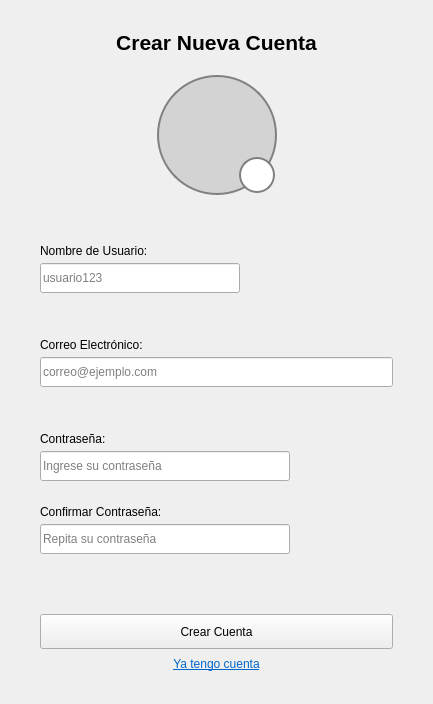
<?xml version="1.0" encoding="UTF-8"?>
<ui version="4.0">
 <class>Login</class>
 <widget class="QWidget" name="Login">
  <property name="geometry">
   <rect>
    <x>0</x>
    <y>0</y>
    <width>433</width>
    <height>704</height>
   </rect>
  </property>
  <property name="windowTitle">
   <string>Crear Cuenta</string>
  </property>
  <layout class="QVBoxLayout" name="verticalLayout">
   <property name="spacing">
    <number>5</number>
   </property>
   <property name="leftMargin">
    <number>40</number>
   </property>
   <property name="topMargin">
    <number>30</number>
   </property>
   <property name="rightMargin">
    <number>40</number>
   </property>
   <property name="bottomMargin">
    <number>30</number>
   </property>
   <item>
    <widget class="QLabel" name="lblTitulo">
     <property name="font">
      <font>
       <pointsize>16</pointsize>
       <bold>true</bold>
      </font>
     </property>
     <property name="text">
      <string>Crear Nueva Cuenta</string>
     </property>
     <property name="alignment">
      <set>Qt::AlignmentFlag::AlignCenter</set>
     </property>
    </widget>
   </item>
   <item>
    <spacer name="verticalSpacer_1">
     <property name="orientation">
      <enum>Qt::Orientation::Vertical</enum>
     </property>
     <property name="sizeHint" stdset="0">
      <size>
       <width>20</width>
       <height>15</height>
      </size>
     </property>
    </spacer>
   </item>
   <item>
    <layout class="QHBoxLayout" name="horizontalLayout">
     <item>
      <spacer name="horizontalSpacer_left_2">
       <property name="orientation">
        <enum>Qt::Orientation::Horizontal</enum>
       </property>
       <property name="sizeHint" stdset="0">
        <size>
         <width>40</width>
         <height>20</height>
        </size>
       </property>
      </spacer>
     </item>
     <item>
      <widget class="QWidget" name="avatarContainer" native="true">
       <property name="minimumSize">
        <size>
         <width>120</width>
         <height>120</height>
        </size>
       </property>
       <property name="maximumSize">
        <size>
         <width>120</width>
         <height>120</height>
        </size>
       </property>
       <widget class="QLabel" name="lblAvatar">
        <property name="geometry">
         <rect>
          <x>0</x>
          <y>0</y>
          <width>120</width>
          <height>120</height>
         </rect>
        </property>
        <property name="styleSheet">
         <string notr="true">border: 2px solid gray; border-radius: 60px; background-color: lightgray;</string>
        </property>
        <property name="text">
         <string/>
        </property>
        <property name="pixmap">
         <pixmap resource="Assets.qrc">:/assets/icons/avatar-default.svg</pixmap>
        </property>
        <property name="scaledContents">
         <bool>true</bool>
        </property>
        <property name="alignment">
         <set>Qt::AlignmentFlag::AlignCenter</set>
        </property>
       </widget>
       <widget class="QPushButton" name="btnSeleccionarAvatar">
        <property name="geometry">
         <rect>
          <x>82</x>
          <y>82</y>
          <width>36</width>
          <height>36</height>
         </rect>
        </property>
        <property name="styleSheet">
         <string notr="true">border: 2px solid gray; border-radius: 18px; background-color: white;</string>
        </property>
        <property name="text">
         <string/>
        </property>
        <property name="icon">
         <iconset resource="Assets.qrc">
          <normaloff>:/assets/icons/pencil.svg</normaloff>:/assets/icons/pencil.svg</iconset>
        </property>
        <property name="iconSize">
         <size>
          <width>20</width>
          <height>20</height>
         </size>
        </property>
       </widget>
      </widget>
     </item>
     <item>
      <spacer name="horizontalSpacer_left">
       <property name="orientation">
        <enum>Qt::Orientation::Horizontal</enum>
       </property>
       <property name="sizeHint" stdset="0">
        <size>
         <width>40</width>
         <height>20</height>
        </size>
       </property>
      </spacer>
     </item>
    </layout>
   </item>
   <item>
    <spacer name="verticalSpacer_2">
     <property name="orientation">
      <enum>Qt::Orientation::Vertical</enum>
     </property>
     <property name="sizeHint" stdset="0">
      <size>
       <width>20</width>
       <height>5</height>
      </size>
     </property>
    </spacer>
   </item>
   <item>
    <spacer name="verticalSpacer_7">
     <property name="orientation">
      <enum>Qt::Orientation::Vertical</enum>
     </property>
     <property name="sizeHint" stdset="0">
      <size>
       <width>20</width>
       <height>40</height>
      </size>
     </property>
    </spacer>
   </item>
   <item>
    <widget class="QLabel" name="lblNickname">
     <property name="text">
      <string>Nombre de Usuario:</string>
     </property>
    </widget>
   </item>
   <item>
    <widget class="QLineEdit" name="txtNickname">
     <property name="sizePolicy">
      <sizepolicy hsizetype="Fixed" vsizetype="Fixed">
       <horstretch>0</horstretch>
       <verstretch>0</verstretch>
      </sizepolicy>
     </property>
     <property name="minimumSize">
      <size>
       <width>200</width>
       <height>30</height>
      </size>
     </property>
     <property name="placeholderText">
      <string>usuario123</string>
     </property>
    </widget>
   </item>
   <item>
    <spacer name="verticalSpacer">
     <property name="orientation">
      <enum>Qt::Orientation::Vertical</enum>
     </property>
     <property name="sizeHint" stdset="0">
      <size>
       <width>20</width>
       <height>40</height>
      </size>
     </property>
    </spacer>
   </item>
   <item>
    <widget class="QLabel" name="lblCorreo">
     <property name="text">
      <string>Correo Electrónico:</string>
     </property>
    </widget>
   </item>
   <item>
    <widget class="QLineEdit" name="txtCorreo">
     <property name="minimumSize">
      <size>
       <width>0</width>
       <height>30</height>
      </size>
     </property>
     <property name="placeholderText">
      <string>correo@ejemplo.com</string>
     </property>
    </widget>
   </item>
   <item>
    <spacer name="verticalSpacer_4">
     <property name="orientation">
      <enum>Qt::Orientation::Vertical</enum>
     </property>
     <property name="sizeHint" stdset="0">
      <size>
       <width>20</width>
       <height>40</height>
      </size>
     </property>
    </spacer>
   </item>
   <item>
    <widget class="QLabel" name="lblContrasena">
     <property name="text">
      <string>Contraseña:</string>
     </property>
    </widget>
   </item>
   <item>
    <widget class="QLineEdit" name="txtContrasena">
     <property name="sizePolicy">
      <sizepolicy hsizetype="Fixed" vsizetype="Fixed">
       <horstretch>0</horstretch>
       <verstretch>0</verstretch>
      </sizepolicy>
     </property>
     <property name="minimumSize">
      <size>
       <width>250</width>
       <height>30</height>
      </size>
     </property>
     <property name="echoMode">
      <enum>QLineEdit::EchoMode::Password</enum>
     </property>
     <property name="placeholderText">
      <string>Ingrese su contraseña</string>
     </property>
    </widget>
   </item>
   <item>
    <spacer name="verticalSpacer_5">
     <property name="orientation">
      <enum>Qt::Orientation::Vertical</enum>
     </property>
     <property name="sizeHint" stdset="0">
      <size>
       <width>20</width>
       <height>20</height>
      </size>
     </property>
    </spacer>
   </item>
   <item>
    <widget class="QLabel" name="lblConfirmarContrasena">
     <property name="text">
      <string>Confirmar Contraseña:</string>
     </property>
    </widget>
   </item>
   <item>
    <widget class="QLineEdit" name="txtConfirmarContrasena">
     <property name="sizePolicy">
      <sizepolicy hsizetype="Fixed" vsizetype="Fixed">
       <horstretch>0</horstretch>
       <verstretch>0</verstretch>
      </sizepolicy>
     </property>
     <property name="minimumSize">
      <size>
       <width>250</width>
       <height>30</height>
      </size>
     </property>
     <property name="echoMode">
      <enum>QLineEdit::EchoMode::Password</enum>
     </property>
     <property name="placeholderText">
      <string>Repita su contraseña</string>
     </property>
    </widget>
   </item>
   <item>
    <spacer name="verticalSpacer_6">
     <property name="orientation">
      <enum>Qt::Orientation::Vertical</enum>
     </property>
     <property name="sizeHint" stdset="0">
      <size>
       <width>20</width>
       <height>40</height>
      </size>
     </property>
    </spacer>
   </item>
   <item>
    <spacer name="verticalSpacer_3">
     <property name="orientation">
      <enum>Qt::Orientation::Vertical</enum>
     </property>
     <property name="sizeHint" stdset="0">
      <size>
       <width>20</width>
       <height>15</height>
      </size>
     </property>
    </spacer>
   </item>
   <item>
    <widget class="QPushButton" name="btnCrearCuenta">
     <property name="minimumSize">
      <size>
       <width>0</width>
       <height>35</height>
      </size>
     </property>
     <property name="text">
      <string>Crear Cuenta</string>
     </property>
    </widget>
   </item>
   <item>
    <layout class="QHBoxLayout" name="horizontalLayout_yatengo">
     <item>
      <spacer name="horizontalSpacer_yatengo">
       <property name="orientation">
        <enum>Qt::Orientation::Horizontal</enum>
       </property>
       <property name="sizeHint" stdset="0">
        <size>
         <width>40</width>
         <height>20</height>
        </size>
       </property>
      </spacer>
     </item>
     <item>
      <widget class="QPushButton" name="btnYaTengoCuenta">
       <property name="maximumSize">
        <size>
         <width>150</width>
         <height>20</height>
        </size>
       </property>
       <property name="styleSheet">
        <string notr="true">color: #0066cc; border: none; text-decoration: underline;</string>
       </property>
       <property name="text">
        <string>Ya tengo cuenta</string>
       </property>
       <property name="flat">
        <bool>true</bool>
       </property>
      </widget>
     </item>
     <item>
      <spacer name="horizontalSpacer_yatengo_end">
       <property name="orientation">
        <enum>Qt::Orientation::Horizontal</enum>
       </property>
       <property name="sizeHint" stdset="0">
        <size>
         <width>40</width>
         <height>20</height>
        </size>
       </property>
      </spacer>
     </item>
    </layout>
   </item>
  </layout>
 </widget>
 <resources>
  <include location="Assets.qrc"/>
 </resources>
 <connections/>
</ui>
